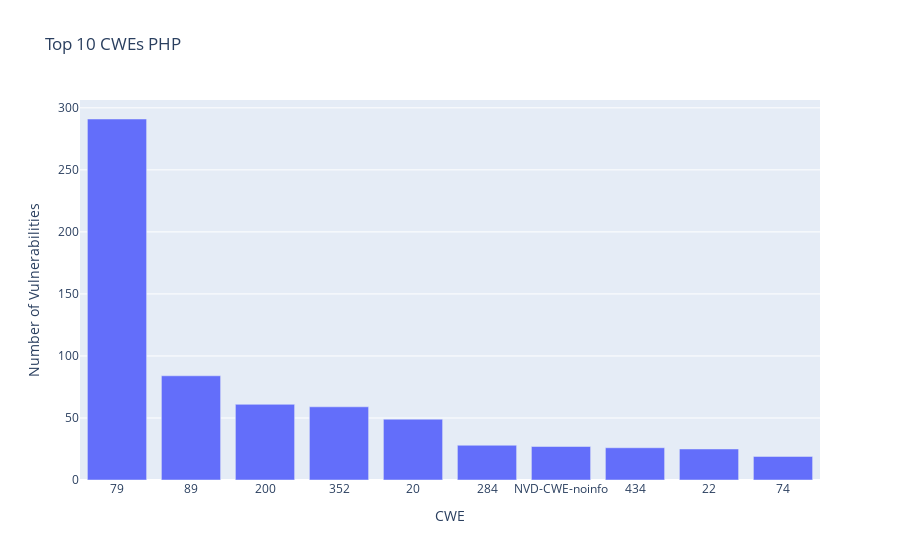

This figure's notebook cell:
### Code cell
fig = go.Figure()
fig.add_bar(x=top10_cwe["cwe"], y=top10_cwe.c)

fig.update_layout(title='Top 10 CWEs PHP',
                  xaxis = dict(title='CWE', type='category'),
                  yaxis = dict(title='Number of Vulnerabilities'))

### Figure 1 — Plotly figure (JSON) as saved in the notebook; plotly's stock layout.template omitted (floating-point values rounded to 4 significant figures)
{"data": [{"type": "bar", "x": ["79", "89", "200", "352", "20", "284", "NVD-CWE-noinfo", "434", "22", "74"], "y": [291, 84, 61, 59, 49, 28, 27, 26, 25, 19]}], "layout": {"autosize": true, "title": {"text": "Top 10 CWEs PHP"}, "xaxis": {"autorange": true, "range": [-0.5, 9.5], "title": {"text": "CWE"}, "type": "category"}, "yaxis": {"autorange": true, "range": [0, 306.3], "title": {"text": "Number of Vulnerabilities"}, "type": "linear"}}}
